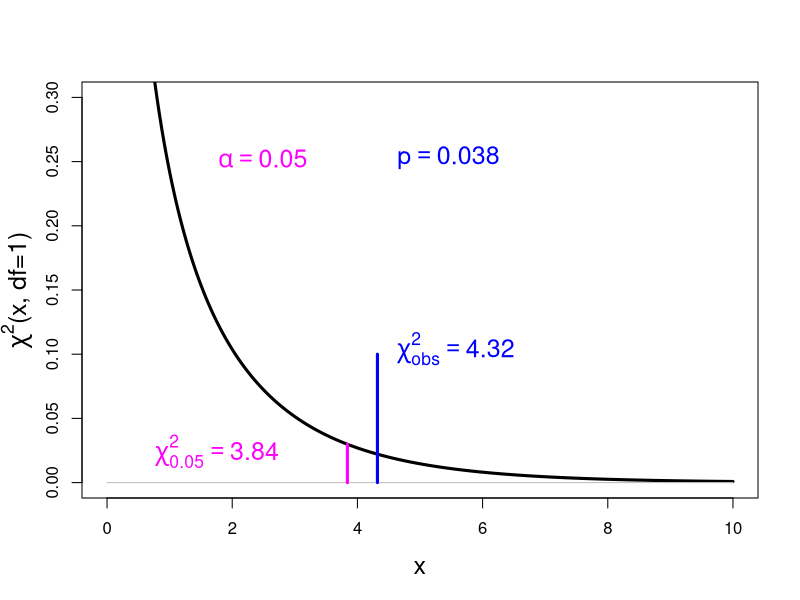

Write the R code that produced this figure.
print('file: ChiSquaredTestZar22d1.R')
print(date())
# chisq.test Zar (2010, Example 22.1, modified)
fobs = c(84,16)        # observed frequencies
fthe = c(75,25)        # theoretical/hypothesized frequencies
pthe = fthe/sum(fthe)  # c(0.75,0.25)  # theoretical/hypothesized probabilities
out=chisq.test(fobs,p=pthe)
p = round(out$p.value,3)
chisqobs = round(out$statistic,2)
# ----------------------------------------------
# 	Chi-squared test for given probabilities
# data:  fobs
# X-squared = 4.32, df = 1, p-value = 0.03767
# ----------------------------------------------
alpha = 0.05
nu = 1   # degrees of freedom
x = seq(0.01,10,0.01)
y = dchisq(x,df=nu)
# png('Zar10Ex22d1R190109.png',width=16,height=16,units='cm',res=300)
plot(x,y,type='l',col='black',lwd=3,xlim=c(0,max(x)),ylim=c(0,0.3),ylab='',las=0,cex.lab=1.5)
title(ylab=expression(paste(chi^2,'(x, df=1)')),line=2.3,cex.lab=1.5)
xp0 = c(0,max(x)); yp0 = c(0,0)  # zero-line
lines(xp0,yp0,col='grey',lwd=1)
chsq0051 = round(qchisq(1-alpha,df=nu),2)
xp1 = c(chsq0051,chsq0051); yp1 = c(0,dchisq(chsq0051,nu))
lines(xp1,yp1,col='magenta',lwd=3)
chisqTS = out$statistic
xp2 = c(chisqTS,chisqTS); yp2 = c(0,0.1)
lines(xp2,yp2,col='blue',lwd=3)
text(chisqTS*1.01,0.1,bquote(~chi[obs]^2 == .(chisqobs)),col='blue',pos=4,cex=1.5)
text(chisqTS*1.01,0.25,bquote(~p == .(p)),col='blue',pos=4,cex=1.5)
text(0.5,0.02,bquote(~chi[0.05]^2 == .(chsq0051)),col='magenta',pos=4,cex=1.5)
text(1.5,0.25,bquote(~alpha == .(alpha)),col='magenta',pos=4,cex=1.5)
# dev.off()
print(c(round(out$p.value,4),' out$p.value'))
print(c(round(chsq0051,2),' chsq0051'))
print(c(as.double(chisqTS),' chisqTS'))
# -----------------------------------------------------------------------------
# Results:
# "file: ChiSquaredTestZar22d1.R"
# "Sat Dec 17 10:23:10 2022"
# "0.0377"       " out$p.value"
# "3.84"      " chsq0051"
# "4.32"     " chisqTS"
# -----------------------------------------------------------------------------
# Remarks:
# p = 0.0377 is smaller than alpha = 0.05 
# The null hypothesis H0 ’data follow partitioning of 3:1’ is rejected on the 
# (chosen) level of significance alpha = 0.05 
# -----------------------------------------------------------------------------


# -----------------------------------------------------------------------------
